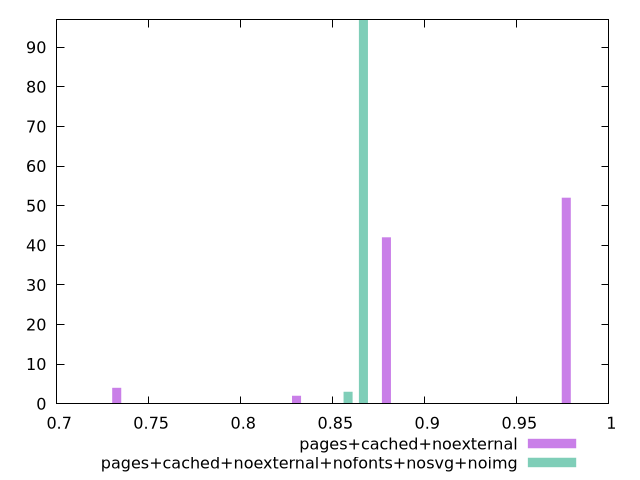

Reproduce this figure in gnuplot.
$_pagesCachedNoexternal <<EOF
0.8791686324893329 42
0.9768540360992588 52
0.83032593068437 2
0.732640527074444 4
EOF
$_pagesCachedNoexternalNofontsNosvgNoimg <<EOF
0.8666666666666666 97
0.8583333333333335 3
EOF
set key outside below
set terminal pngcairo
set output "report_00004_2020-11-02T20-21-41.718Z/uses-http2/uses-http2_pages+cached+noexternal_pages+cached+noexternal+nofonts+nosvg+noimg+hist.png"
set boxwidth 0.0048842701804962954
set style fill transparent solid 0.5 noborder
set yrange [0:97]
plot $_pagesCachedNoexternal title "pages+cached+noexternal" with boxes ,$_pagesCachedNoexternalNofontsNosvgNoimg title "pages+cached+noexternal+nofonts+nosvg+noimg" with boxes ,
